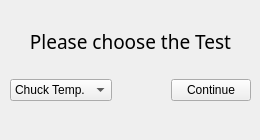
<?xml version="1.0" encoding="UTF-8"?>
<ui version="4.0">
 <class>frmSimulator</class>
 <widget class="QMainWindow" name="frmSimulator">
  <property name="enabled">
   <bool>true</bool>
  </property>
  <property name="geometry">
   <rect>
    <x>0</x>
    <y>0</y>
    <width>260</width>
    <height>140</height>
   </rect>
  </property>
  <property name="sizePolicy">
   <sizepolicy hsizetype="Preferred" vsizetype="Preferred">
    <horstretch>0</horstretch>
    <verstretch>0</verstretch>
   </sizepolicy>
  </property>
  <property name="minimumSize">
   <size>
    <width>260</width>
    <height>140</height>
   </size>
  </property>
  <property name="maximumSize">
   <size>
    <width>999</width>
    <height>999</height>
   </size>
  </property>
  <property name="windowTitle">
   <string>Simulator</string>
  </property>
  <property name="windowIcon">
   <iconset>
    <normaloff>Simulator.png</normaloff>Simulator.png</iconset>
  </property>
  <property name="iconSize">
   <size>
    <width>20</width>
    <height>20</height>
   </size>
  </property>
  <widget class="QWidget" name="centralwidget">
   <widget class="QWidget" name="">
    <property name="geometry">
     <rect>
      <x>10</x>
      <y>10</y>
      <width>241</width>
      <height>91</height>
     </rect>
    </property>
    <layout class="QVBoxLayout" name="verticalLayout">
     <item>
      <widget class="QLabel" name="label">
       <property name="font">
        <font>
         <family>Arial Rounded MT Bold</family>
         <pointsize>14</pointsize>
        </font>
       </property>
       <property name="text">
        <string>Please choose the Test</string>
       </property>
       <property name="alignment">
        <set>Qt::AlignCenter</set>
       </property>
      </widget>
     </item>
     <item>
      <layout class="QHBoxLayout" name="horizontalLayout">
       <item>
        <widget class="QComboBox" name="comboBox">
         <property name="enabled">
          <bool>true</bool>
         </property>
         <property name="sizePolicy">
          <sizepolicy hsizetype="Fixed" vsizetype="Fixed">
           <horstretch>0</horstretch>
           <verstretch>0</verstretch>
          </sizepolicy>
         </property>
         <property name="currentText">
          <string>Chuck Temp.</string>
         </property>
         <item>
          <property name="text">
           <string>Chuck Temp.</string>
          </property>
         </item>
        </widget>
       </item>
       <item>
        <spacer name="horizontalSpacer">
         <property name="orientation">
          <enum>Qt::Horizontal</enum>
         </property>
         <property name="sizeHint" stdset="0">
          <size>
           <width>40</width>
           <height>20</height>
          </size>
         </property>
        </spacer>
       </item>
       <item>
        <widget class="QPushButton" name="pushButton">
         <property name="text">
          <string>Continue</string>
         </property>
         <property name="autoDefault">
          <bool>false</bool>
         </property>
        </widget>
       </item>
      </layout>
     </item>
    </layout>
   </widget>
  </widget>
 </widget>
 <resources/>
 <connections/>
</ui>
